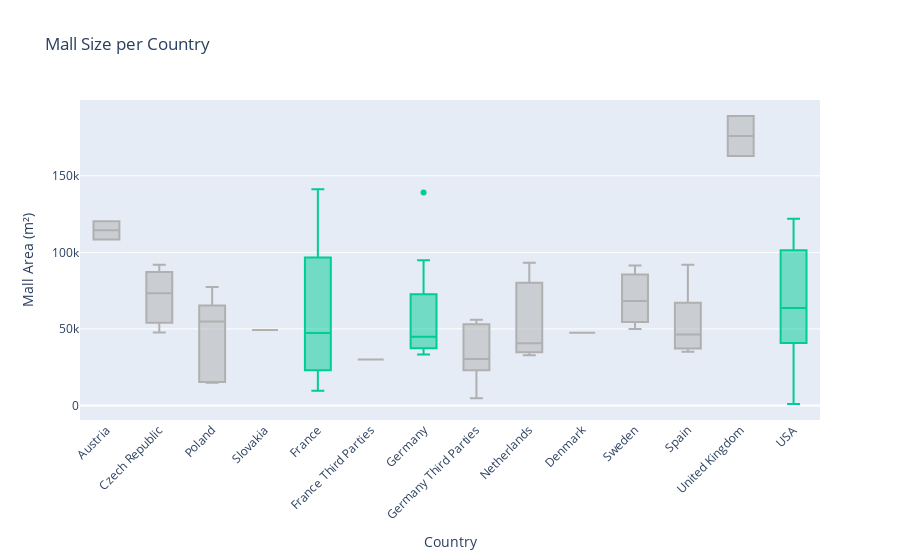

The code cell stored with this chart in its notebook:
### Code cell
# Define custom colors for specific countries
color_map = {
    'France': '#00CC96',
    'USA': '#00CC96',
    'Germany': '#00CC96'
}

# Set default color to grey for all other countries
default_color = '#B0B0B0'

# Apply the custom colors to the box plot
fig = px.box(mall, x='mall_country', y='total_mall_area', title='Mall Size per Country', color='mall_country', color_discrete_map=color_map)
fig.for_each_trace(lambda t: t.update(marker_color=color_map.get(t.name, default_color)))
fig.update_layout(xaxis_title='Country', yaxis_title='Mall Area (m²)', xaxis_tickangle=-45, showlegend=False)
fig.show()

### Figure 1 — Plotly figure (JSON) as saved in the notebook; plotly's stock layout.template omitted (floating-point values rounded to 4 significant figures)
{"data": [{"alignmentgroup": "True", "hovertemplate": "mall_country=%{x}<br>total_mall_area=%{y}<extra></extra>", "legendgroup": "Austria", "marker": {"color": "#B0B0B0"}, "name": "Austria", "notched": false, "offsetgroup": "Austria", "orientation": "v", "showlegend": true, "type": "box", "x": ["Austria", "Austria"], "x0": " ", "xaxis": "x", "y": [108400.0, 120300.0], "y0": " ", "yaxis": "y"}, {"alignmentgroup": "True", "hovertemplate": "mall_country=%{x}<br>total_mall_area=%{y}<extra></extra>", "legendgroup": "Czech Republic", "marker": {"color": "#B0B0B0"}, "name": "Czech Republic", "notched": false, "offsetgroup": "Czech Republic", "orientation": "v", "showlegend": true, "type": "box", "x": ["Czech Republic", "Czech Republic", "Czech Republic"], "x0": " ", "xaxis": "x", "y": [73290.0, 47570.0, 91830.0], "y0": " ", "yaxis": "y"}, {"alignmentgroup": "True", "hovertemplate": "mall_country=%{x}<br>total_mall_area=%{y}<extra></extra>", "legendgroup": "Poland", "marker": {"color": "#B0B0B0"}, "name": "Poland", "notched": false, "offsetgroup": "Poland", "orientation": "v", "showlegend": true, "type": "box", "x": ["Poland", "Poland", "Poland", "Poland", "Poland", "Poland"], "x0": " ", "xaxis": "x", "y": [65330.0, 77330.0, 46520.0, 14840.0, 15240.0, 63070.0], "y0": " ", "yaxis": "y"}, {"alignmentgroup": "True", "hovertemplate": "mall_country=%{x}<br>total_mall_area=%{y}<extra></extra>", "legendgroup": "Slovakia", "marker": {"color": "#B0B0B0"}, "name": "Slovakia", "notched": false, "offsetgroup": "Slovakia", "orientation": "v", "showlegend": true, "type": "box", "x": ["Slovakia"], "x0": " ", "xaxis": "x", "y": [49260.0], "y0": " ", "yaxis": "y"}, {"alignmentgroup": "True", "hovertemplate": "mall_country=%{x}<br>total_mall_area=%{y}<extra></extra>", "legendgroup": "France", "marker": {"color": "#00CC96"}, "name": "France", "notched": false, "offsetgroup": "France", "orientation": "v", "showlegend": true, "type": "box", "x": ["France", "France", "France", "France", "France", "France", "France", "France", "France", "France", "France", "France", "France", "France", "France", "France", "France", "France", "France"], "x0": " ", "xaxis": "x", "y": [108800.0, 46780.0, 104300.0, 98220.0, 15540.0, 141300.0, 21627, 74440.0, 92210.0, 9541.0, 11784, 26970.0, 44160.0, 10230.0, 58390.0, 103000.0, 47343, 45523, 77972], "y0": " ", "yaxis": "y"}, {"alignmentgroup": "True", "hovertemplate": "mall_country=%{x}<br>total_mall_area=%{y}<extra></extra>", "legendgroup": "France Third Parties", "marker": {"color": "#B0B0B0"}, "name": "France Third Parties", "notched": false, "offsetgroup": "France Third Parties", "orientation": "v", "showlegend": true, "type": "box", "x": ["France Third Parties"], "x0": " ", "xaxis": "x", "y": [29939], "y0": " ", "yaxis": "y"}, {"alignmentgroup": "True", "hovertemplate": "mall_country=%{x}<br>total_mall_area=%{y}<extra></extra>", "legendgroup": "Germany", "marker": {"color": "#00CC96"}, "name": "Germany", "notched": false, "offsetgroup": "Germany", "orientation": "v", "showlegend": true, "type": "box", "x": ["Germany", "Germany", "Germany", "Germany", "Germany", "Germany", "Germany", "Germany", "Germany"], "x0": " ", "xaxis": "x", "y": [94910.0, 44840.0, 56050.0, 139180, 39190.0, 37690.0, 33220.0, 36177, 65236], "y0": " ", "yaxis": "y"}, {"alignmentgroup": "True", "hovertemplate": "mall_country=%{x}<br>total_mall_area=%{y}<extra></extra>", "legendgroup": "Germany Third Parties", "marker": {"color": "#B0B0B0"}, "name": "Germany Third Parties", "notched": false, "offsetgroup": "Germany Third Parties", "orientation": "v", "showlegend": true, "type": "box", "x": ["Germany Third Parties", "Germany Third Parties", "Germany Third Parties", "Germany Third Parties", "Germany Third Parties", "Germany Third Parties", "Germany Third Parties", "Germany Third Parties", "Germany Third Parties", "Germany Third Parties", "Germany Third Parties", "Germany Third Parties"], "x0": " ", "xaxis": "x", "y": [12120.0, 30050.0, 54050.0, 54340.0, 52010.0, 19610.0, 30500.0, 55940.0, 26460.0, 41290.0, 29730.0, 4681.0], "y0": " ", "yaxis": "y"}, {"alignmentgroup": "True", "hovertemplate": "mall_country=%{x}<br>total_mall_area=%{y}<extra></extra>", "legendgroup": "Netherlands", "marker": {"color": "#B0B0B0"}, "name": "Netherlands", "notched": false, "offsetgroup": "Netherlands", "orientation": "v", "showlegend": true, "type": "box", "x": ["Netherlands", "Netherlands", "Netherlands"], "x0": " ", "xaxis": "x", "y": [40620.0, 93260.0, 32842], "y0": " ", "yaxis": "y"}, {"alignmentgroup": "True", "hovertemplate": "mall_country=%{x}<br>total_mall_area=%{y}<extra></extra>", "legendgroup": "Denmark", "marker": {"color": "#B0B0B0"}, "name": "Denmark", "notched": false, "offsetgroup": "Denmark", "orientation": "v", "showlegend": true, "type": "box", "x": ["Denmark"], "x0": " ", "xaxis": "x", "y": [47530.0], "y0": " ", "yaxis": "y"}, {"alignmentgroup": "True", "hovertemplate": "mall_country=%{x}<br>total_mall_area=%{y}<extra></extra>", "legendgroup": "Sweden", "marker": {"color": "#B0B0B0"}, "name": "Sweden", "notched": false, "offsetgroup": "Sweden", "orientation": "v", "showlegend": true, "type": "box", "x": ["Sweden", "Sweden", "Sweden"], "x0": " ", "xaxis": "x", "y": [68248, 49913, 91390.0], "y0": " ", "yaxis": "y"}, {"alignmentgroup": "True", "hovertemplate": "mall_country=%{x}<br>total_mall_area=%{y}<extra></extra>", "legendgroup": "Spain", "marker": {"color": "#B0B0B0"}, "name": "Spain", "notched": false, "offsetgroup": "Spain", "orientation": "v", "showlegend": true, "type": "box", "x": ["Spain", "Spain", "Spain", "Spain", "Spain", "Spain", "Spain"], "x0": " ", "xaxis": "x", "y": [36040.0, 91860.0, 35090.0, 40990.0, 73650.0, 47080.0, 46380.0], "y0": " ", "yaxis": "y"}, {"alignmentgroup": "True", "hovertemplate": "mall_country=%{x}<br>total_mall_area=%{y}<extra></extra>", "legendgroup": "United Kingdom", "marker": {"color": "#B0B0B0"}, "name": "United Kingdom", "notched": false, "offsetgroup": "United Kingdom", "orientation": "v", "showlegend": true, "type": "box", "x": ["United Kingdom", "United Kingdom", "United Kingdom"], "x0": " ", "xaxis": "x", "y": [189100.0, 162900.0, null], "y0": " ", "yaxis": "y"}, {"alignmentgroup": "True", "hovertemplate": "mall_country=%{x}<br>total_mall_area=%{y}<extra></extra>", "legendgroup": "USA", "marker": {"color": "#00CC96"}, "name": "USA", "notched": false, "offsetgroup": "USA", "orientation": "v", "showlegend": true, "type": "box", "x": ["USA", "USA", "USA", "USA", "USA", "USA", "USA", "USA", "USA", "USA", "USA", "USA", "USA", "USA", "USA", "USA"], "x0": " ", "xaxis": "x", "y": [65980.0, 109100.0, 26870.0, 119800.0, 78170.0, 65160.0, 122000.0, 57730.0, 35360.0, 61640.0, 46346, 93617, 62300.0, 118600.0, 941.7, 20190.0], "y0": " ", "yaxis": "y"}], "layout": {"boxmode": "overlay", "legend": {"title": {"text": "mall_country"}, "tracegroupgap": 0}, "showlegend": false, "title": {"text": "Mall Size per Country"}, "xaxis": {"anchor": "y", "categoryarray": ["Austria", "Czech Republic", "Poland", "Slovakia", "France", "France Third Parties", "Germany", "Germany Third Parties", "Netherlands", "Denmark", "Sweden", "Spain", "United Kingdom", "USA"], "categoryorder": "array", "domain": [0, 1], "tickangle": -45, "title": {"text": "Country"}}, "yaxis": {"anchor": "x", "domain": [0, 1], "title": {"text": "Mall Area (m²)"}}}}
